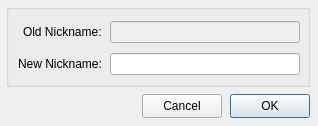
<?xml version="1.0" encoding="UTF-8"?>
<ui version="4.0">
<class>RenameWindow</class>
 <widget class="QDialog" name="RenameWindow">
   <property name="geometry">
    <rect>
     <x>0</x>
     <y>0</y>
     <width>318</width>
     <height>126</height>
   </rect>
  </property>
  <property name="minimumSize">
   <size>
    <width>318</width>
    <height>126</height>
   </size>
  </property>
  <property name="maximumSize">
   <size>
    <width>318</width>
    <height>126</height>
   </size>
  </property>
  <property name="windowTitle">
   <string>Rename Contact</string>
  </property>
  <property name="windowIcon">
   <iconset resource="resourcen.qrc">
    <normaloff>:/icons/avatar.svg</normaloff>:/icons/avatar.svg</iconset>
  </property>
  <property name="locale">
   <locale language="English" country="UnitedStates"/>
  </property>
  <widget class="QGroupBox" name="groupBox">
   <property name="geometry">
    <rect>
     <x>6</x>
     <y>4</y>
     <width>304</width>
     <height>83</height>
    </rect>
   </property>
   <property name="title">
    <string/>
   </property>
   <widget class="QWidget" name="layoutWidget">
    <property name="geometry">
     <rect>
      <x>12</x>
      <y>13</y>
      <width>282</width>
      <height>62</height>
     </rect>
    </property>
    <layout class="QGridLayout" name="gridLayout">
     <property name="horizontalSpacing">
      <number>8</number>
     </property>
     <item row="0" column="0" alignment="Qt::AlignRight|Qt::AlignVCenter">
      <widget class="QLabel" name="label">
       <property name="text">
        <string>Old Nickname:</string>
       </property>
      </widget>
     </item>
     <item row="0" column="1">
      <widget class="QLineEdit" name="lineEdit">
       <property name="enabled">
        <bool>false</bool>
       </property>
      </widget>
     </item>
     <item row="1" column="0" alignment="Qt::AlignRight|Qt::AlignVCenter">
      <widget class="QLabel" name="label_2">
       <property name="text">
        <string>New Nickname:</string>
       </property>
      </widget>
     </item>
     <item row="1" column="1">
      <widget class="QLineEdit" name="lineEdit_2"/>
     </item>
    </layout>
   </widget>
  </widget>
  <widget class="QPushButton" name="okButton">
   <property name="geometry">
    <rect>
     <x>230</x>
     <y>94</y>
     <width>80</width>
     <height>24</height>
    </rect>
   </property>
   <property name="maximumSize">
    <size>
     <width>80</width>
     <height>24</height>
    </size>
   </property>
   <property name="text">
    <string>OK</string>
   </property>
   <property name="icon">
    <iconset resource="resourcen.qrc">
     <normaloff>:/icons/tick.svg</normaloff>:/icons/tick.svg</iconset>
   </property>
   <property name="iconSize">
    <size>
     <width>14</width>
     <height>14</height>
    </size>
   </property>
   <property name="default">
    <bool>true</bool>
   </property>
  </widget>
  <widget class="QPushButton" name="CancelButton">
   <property name="geometry">
    <rect>
     <x>142</x>
     <y>94</y>
     <width>80</width>
     <height>24</height>
    </rect>
   </property>
   <property name="minimumSize">
    <size>
     <width>80</width>
     <height>24</height>
    </size>
   </property>
   <property name="maximumSize">
    <size>
     <width>80</width>
     <height>24</height>
    </size>
   </property>
   <property name="text">
    <string>Cancel</string>
   </property>
   <property name="icon">
    <iconset resource="resourcen.qrc">
     <normaloff>:/icons/cancel.svg</normaloff>:/icons/cancel.svg</iconset>
   </property>
   <property name="iconSize">
    <size>
     <width>14</width>
     <height>14</height>
    </size>
   </property>
  </widget>
 </widget>
 <resources>
  <include location="resourcen.qrc"/>
 </resources>
 <connections>
  <connection>
   <sender>CancelButton</sender>
   <signal>clicked()</signal>
   <receiver>RenameWindow</receiver>
   <slot>close()</slot>
   <hints>
    <hint type="sourcelabel">
     <x>277</x>
     <y>129</y>
    </hint>
    <hint type="destinationlabel">
     <x>161</x>
     <y>75</y>
    </hint>
   </hints>
  </connection>
 </connections>
</ui>
